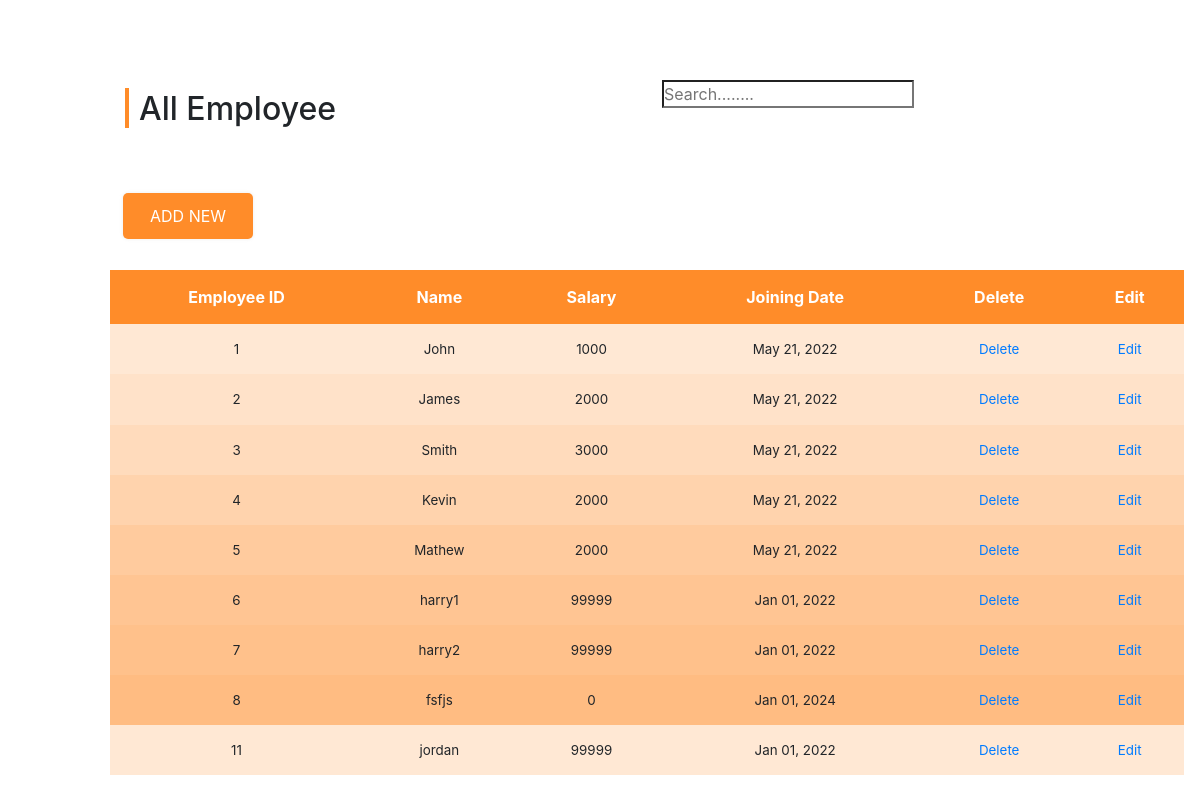
The app's page /employee/, older data.
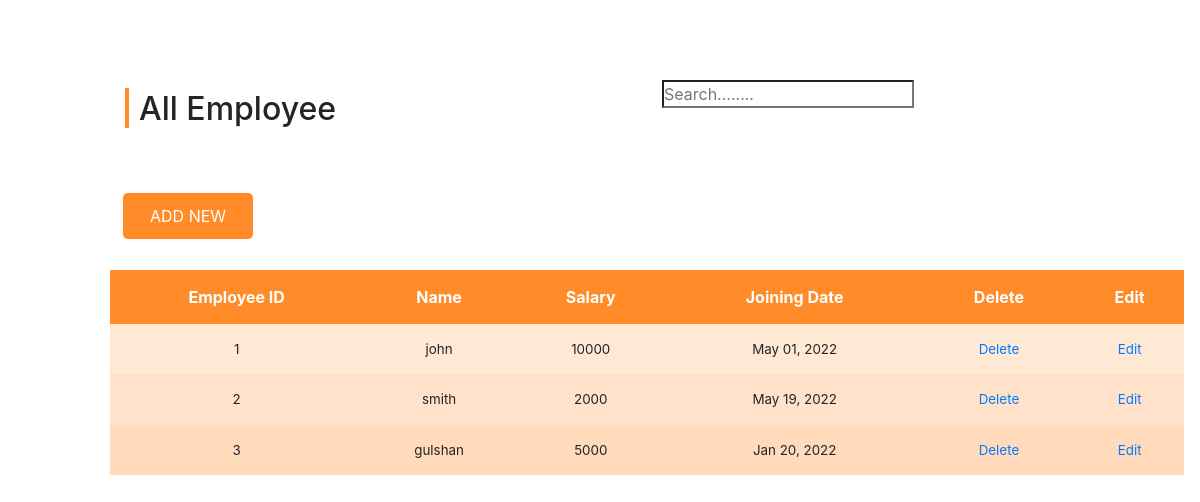
The same page, newer data.
### Employee/models.py (models this page shows, shortened)
class Employee(models.Model):
    name = models.CharField(max_length=100)
    salary = models.IntegerField()
    joining_date = models.DateField(auto_now_add=False, null=True, blank=True)

### Employee/views.py (the view)
# urls.py: path('', EmployeeListView.as_view(), name="employee_list"),
class EmployeeListView(View):
    def get(self, request, *args, **kwargs):
        employee_list = Employee.objects.all()
        context = {'employee_list' : employee_list}
        return render(request,'index.html', context)

### templates/index.html (shortened to what this page needs)
{% extends 'base.html' %}
{% block content %}
{% load static %}
        	<div class="vendor-movement-sec">
        		<div class="row vendor-main-r payout vendr-pay recent-order-sec">
        			<div class="col-md-6 col-12 col-lg-6">
        				<h2 class="mt-0">All Employee</h2>
        			</div>
                    <div class="col-md-6 col-12 col-lg-6">
                        <form action="{% url 'employee_search' %}" method="get">
                            <input type="search" name="search" id="search" placeholder="Search........" required>
                        </form>
        			</div>
        		</div>
                <div class="vendor-movement-tabs main-tabs">
                            <div class="row tabs-main-rw">
                                    <div class="col-12 col-md-12 col-lg-12 main-content vendor-tabs">
                                        <div class="sort-btns">
                                            <div class="btn">   <a href="{% url 'employee_create' %}" class="btn btn1 add-new"> ADD NEW</a></div>
                                        </div>
                                    <div class="vendor-tabs-contnt payout customers">
                                        <table class="w-100 mt-4 pt-5" id="myTable">
                                            <thead>
                                                <tr>
                                                    <th><p class="mb-0">Employee ID</p></th>
                                                    <th><p class="mb-0">Name</p></th>
                                                    <th><p class="mb-0">Salary</p></th>
                                                    <th><p class="mb-0">Joining Date</p></th>
                                                    <th><p class="mb-0">Delete</p></th>
                                                    <th><p class="mb-0">Edit</p></th>
                                                </tr>
                                            </thead>
                                            <tbody>
                                            {% for employee in employee_list %}
                                            <tr>
                                               <td><p>{{employee.id}}</p></td>
                                               <td><p>{{employee.name}}</p></td>
                                               <td><p>{{employee.salary}}</p></td>
                                               <td><p>{{employee.joining_date | date:"M d, Y" }}</p></td>
                                                <td><p><a href="{% url 'employee_delete' employee.id %}">Delete</a>
                                                <td><p><a href="{% url 'employee_update' employee.id %}">Edit</a>
                                            </tr>
                                            {% endfor %}
                                            </tbody>
                                        </table>
                                    </div>
                                </div>
                            </div>
                    	</div>
                    </div>
{% endblock %}

### templates/base.html (shortened to what this page needs)
{% load static %}
<!DOCTYPE html>
<html>
<head>
	<link rel="stylesheet" type="text/css" href="{% static 'css/style.css' %}">
	<link href="https://maxcdn.bootstrapcdn.com/bootstrap/4.0.0/css/bootstrap.min.css" rel="stylesheet" />
</head>
<body id="body-pd">
{% block content %}
{% endblock %}
</body>
</html>

### static/css/style.css (style rules this page uses)
:root { --header-height: 80px; --nav-width: 78px; --first-color: #FF8C29; --first-color-light: #FFFAF6; --white-color: #fff; --body-font: 'Poppins', sans-serif; --normal-font-size: 1rem; --z-fixed: 100; }
body { position: relative; margin: var(--header-height) 0 0 0; padding: 0 1rem; font-family: var(--body-font); font-size: var(--normal-font-size); transition: .5s; }
a { text-decoration: none; }
h2, .h2 { font-size: calc(20px + (25 - 20) * ((100vw - 320px) / (1600 - 320))); }
p { font-size: calc(12px + (14 - 12) * ((100vw - 320px) / (1600 - 320))); }
a.btn.btn1, a.btn.btn2 { padding: 10px 26px; margin-right: 10px; border-radius: 5px; box-shadow: 0 0 3px 1px #cccccc38; }
.btn1 { background: var(--first-color); color: var(--white-color); }
.add-new { margin-right: 0 !important; }
thead { background: #FFEFD6; }
table th, td { padding: 15px 10px; text-align: center; }
table thead p { font-size: 16px; }
thead { background: #ff8c29; color: #fff; }
tbody tr:nth-child(8n+1) { background: #ff8c2933 !important; }
tbody tr:nth-child(8n+2) { background: #ff8c2940 !important; }
tbody tr:nth-child(8n+3) { background: #ff8c294f !important; }
table { margin-bottom: 30px !important; }
.main-content { padding-top: 20px; }
.recent-order-sec h2 { position: relative; margin-top: 30px; }
.recent-order-sec h2::before { content: ""; background: #ff8c29; height: 40px; width: 4px; position: relative; left: 0; display: inline-block; top: 8px; margin-right: 10px; }
.vendor-movement-sec { margin-top: 50px; padding: 30px 0px 0 0; }
.main-content.vendor-tabs { box-shadow: none; padding: 0; width: 100%; }
.row.tabs-main-rw { width: 100%; margin: 0 auto; }
.row.vendor-main-r { max-width: none; width: 100%; margin: 0 auto; padding: 0 0px 20px 0px; border-bottom: 1px solid #e1e0e0; }
.row.vendor-main-r.payout { border: none; }
.sort-btns { display: flex; justify-content: space-between; align-items: center; padding-top: 30px }
table p { margin: 0; }
@media screen and (min-width: 768px) { body { margin: calc(var(--header-height) + 1rem) 0 0 0; padding-left: calc(var(--nav-width) + 2rem); } }

Row changes from the older to the newer data that the page shows:
removed Employee: id "4", name "Kevin", salary "2000", joining_date "May 21, 2022"
removed Employee: id "5", name "Mathew", salary "2000", joining_date "May 21, 2022"
removed Employee: id "6", name "harry1", salary "99999", joining_date "Jan 01, 2022"
removed Employee: id "7", name "harry2", salary "99999", joining_date "Jan 01, 2022"
removed Employee: id "8", name "fsfjs", salary "0", joining_date "Jan 01, 2024"
removed Employee: id "11", name "jordan", salary "99999", joining_date "Jan 01, 2022"
changed Employee id 1: name "John" → "john"; salary "1000" → "10000"; joining_date "May 21, 2022" → "May 01, 2022"
changed Employee id 2: name "James" → "smith"; joining_date "May 21, 2022" → "May 19, 2022"
changed Employee id 3: name "Smith" → "gulshan"; salary "3000" → "5000"; joining_date "May 21, 2022" → "Jan 20, 2022"
